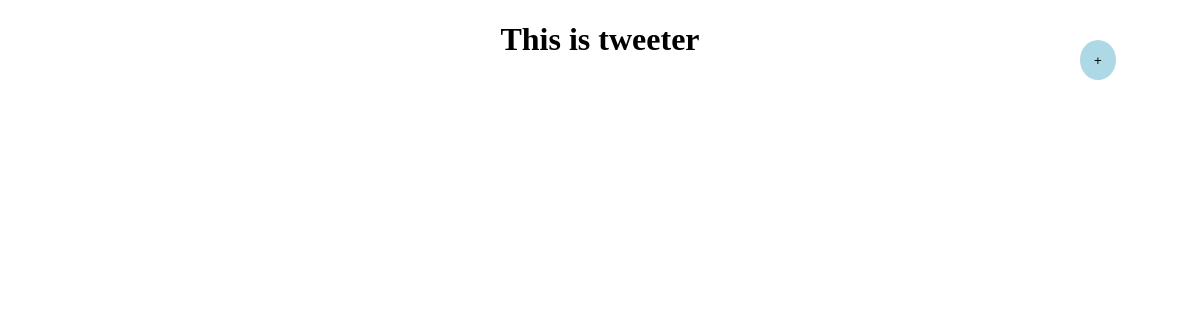
Before: / with the older database file.
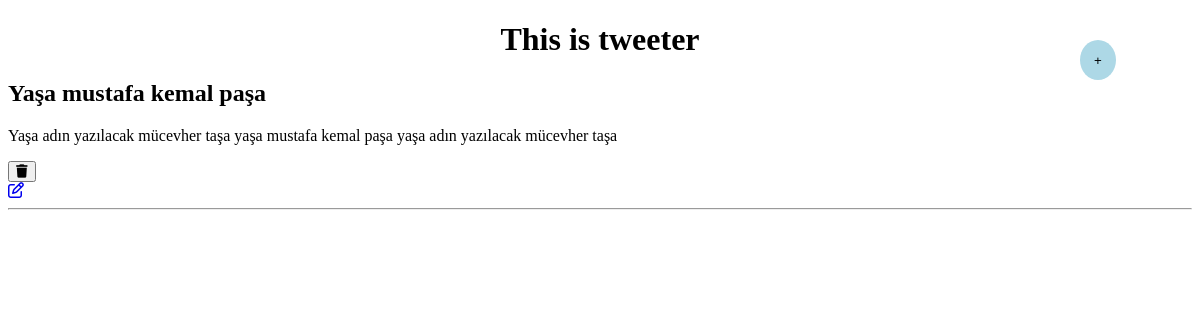
After: the same page with the newer database file.
### tweeting/models.py (models this page shows, shortened)
class Tweet(models.Model):
    title = models.CharField(max_length=40)
    content = models.CharField(max_length=600)

### tweeting/views.py (the view)
# urls.py: path("",views.index,name="index"),
def index(request,id=0):
    form = TweetForm()
    tweets = Tweet.objects.all()
    return render(request,'tweeting/index.html',{
        'tweets':tweets,
        'form':form
        })

### tweeting/templates/tweeting/index.html (shortened to what this page needs)
{% load static %}
<!DOCTYPE html>
<html lang="en">
<head>
    <link rel="stylesheet" href="{% static 'tweeting/css/style.css' %}">
</head>
<body>
    <h1>This is tweeter</h1>
        <button onclick="addUrl()" class="addPost">+</button>
    {% for tweet in tweets %}
        <h2>{{tweet.title}}</h2>
        <p>{{tweet.content}}</p>
        <form action="{% url 'delete' tweet.id %}" method="post">
            <button type="submit"><i class="fa-solid fa-trash"></i></button>
    </form>
    <a href="{% url 'update' tweet.id %}"><i class="fa-regular fa-pen-to-square"></i></a>
        <hr>
    {% endfor %}
</body>
</html>

### tweeting/static/tweeting/css/style.css (style rules this page uses)
h1 { text-align: center; color: black; }
.addPost { height: 5%; background-color:lightblue; width: 3%; text-align: center; justify-content: center; align-items: center; border-radius: 50%; position:fixed; top: 5%; left: 90%; border: none; }
a { text-decoration: none; }

Changed rows visible on the page:
added Tweet: title "Yaşa mustafa kemal paşa", content "Yaşa adın yazılacak mücevher taşa yaşa mustafa kemal paşa yaşa adın yazılacak mücevher taşa"
